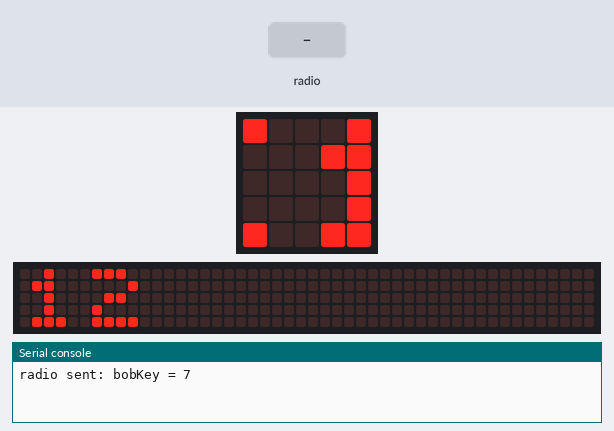
This program was run on a simulated BBC micro:bit (MakeCode). Parts: the board's 5×5 LED display, a strip that is not on the board, showing the scrolling text unrolled, the last lines printed to the serial console. Inputs (shaded band) come from the test bench. No radio messages arrive unless stated (any console line starting 'radio sent:' is added by the test bench); the 48×5 strip is a reading aid, not a part: it shows the text the display is scrolling, unrolled, one strip-width of it at a time.

Above: at 1.3 s.
1.4 s: radio message "aliceKey=1" arrives
At 5.5 s:
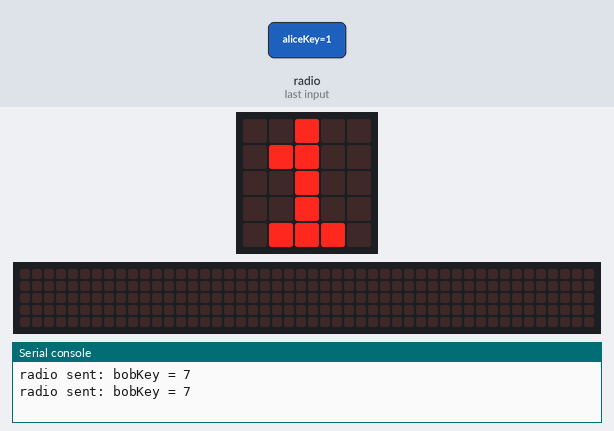
8.4 s: radio message "aliceKey=0" arrives
At 10.1 s:
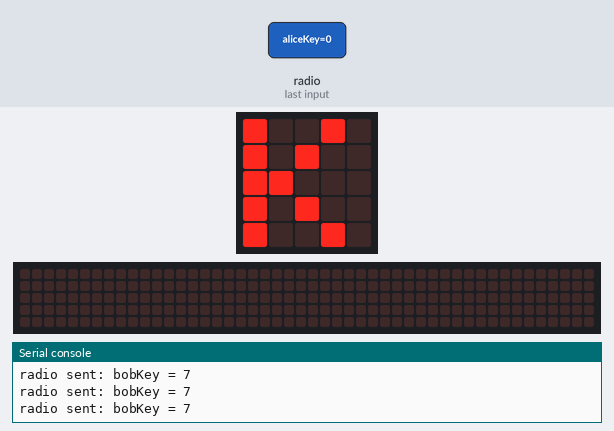
24.4 s: radio message "aliceKey=100" arrives
At 27.9 s:
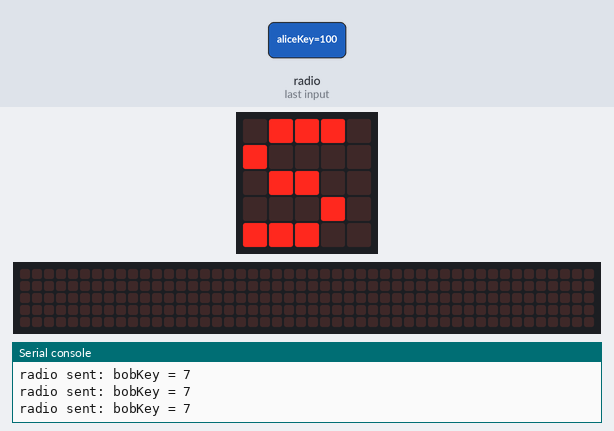

Measured:
- after the input at 1.4 s, the display: first differs from a run without the input after 3.1 s (image 1 shows a later state)
- after the input at 8.4 s, the display: changes after 1.1 s (image 2)
- after the input at 24.4 s, the display: first differs from a run without the input after 3.0 s (image 3)
- what the display in image 1 shows lasts 1.8 s, from 5.2 s to 7.0 s
- what the display in image 2 shows lasts 0.8 s, from 9.5 s to 10.3 s

The program:

bobsMicroBit.py
```python
# Python code for Bob's micro:bit
#
p = 29             # public prime modulus (shared, not secret)
g = 2              # public generator (shared, not secret)
keyPrivate = 12    # Bob's secret, never sent
sharedSecret = 0   # 0 means "haven't received Alice's value yet"
radio.set_group(1)

def modpow(base, exp, mod):
    result = 1
    for i in range(exp):
        result = (result * base) % mod
    return result

bobKeyPublic = modpow(g, keyPrivate, p)     # 2^11 % 29 = 18

def on_forever():
    # always keep broadcasting, so Alice gets it even if she started late
    radio.send_value("bobKey", bobKeyPublic)
    if sharedSecret == 0:
        basic.show_string("K")
        basic.show_number(keyPrivate)
    else:
        basic.show_string("S")
        basic.show_number(sharedSecret)
    basic.pause(1000)
basic.forever(on_forever)

def on_radio_received_value(name, value):
    global sharedSecret
    if name == "aliceKey":
        sharedSecret = modpow(value, keyPrivate, p)   # 10^11 % 29 = 2
radio.on_received_value(on_radio_received_value)
```
